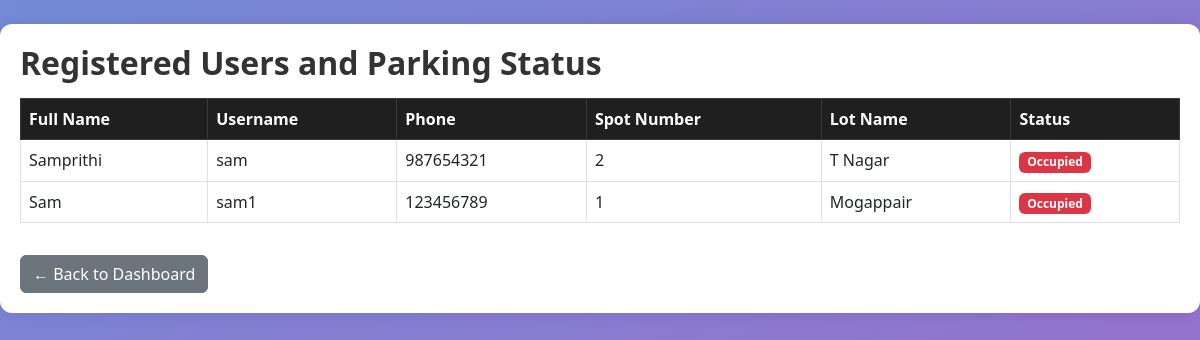
Screenshot of /admin/users with the database file from the repository.
### models/models.py (models this page shows)
class User(db.Model):
    id = db.Column(db.Integer, primary_key=True)
    username = db.Column(db.String(50), unique=True, nullable=False)
    password = db.Column(db.String(8), nullable=False)
    fullname = db.Column(db.String(100), nullable=False)
    address = db.Column(db.String(200))
    pin_code = db.Column(db.String(10))
    phone_number = db.Column(db.String(15), nullable=False)
    role = db.Column(db.String(10), nullable = False, default = 'user')
    reservations = db.relationship('Reservation', backref='user')

class ParkingLot(db.Model):
    id = db.Column(db.Integer, primary_key=True)
    name = db.Column(db.String(100), nullable=False)
    address = db.Column(db.String(200), nullable=False)
    pin_code = db.Column(db.String(10), nullable=False)
    price = db.Column(db.Float, nullable=False)
    max_spots = db.Column(db.Integer, nullable=False)
    spots = db.relationship('ParkingSpot', backref='lot')

### app.py (the view, shortened to what this page needs)
@app.route('/admin/users')
def admin_view_users():
    users = User.query.filter_by(role='user').all()  # Only normal users
    user_data = []
    for user in users:
        active_reservation = Reservation.query.filter_by(user_id=user.id, leaving_time=None).first()
        if active_reservation:
            spot = ParkingSpot.query.get(active_reservation.spot_id)
            lot = ParkingLot.query.get(spot.lot_id)
            user_data.append({
                'fullname': user.fullname,
                'username': user.username,
                'phone': user.phone_number,
                'spot_number': spot.spot_number,
                'lot_name': lot.name,
                'status': 'Occupied'
            })
    return render_template('admin_users.html', users=user_data)

### templates/admin_users.html
{% set title = "View" %}
{% extends 'layout.html' %}
{% block content %}
<div class="container mt-4">
    <h2 class="mb-3">Registered Users and Parking Status</h2>
    <table class="table table-bordered table-hover">
        <thead class="table-dark">
            <tr>
                <th>Full Name</th>
                <th>Username</th>
                <th>Phone</th>
                <th>Spot Number</th>
                <th>Lot Name</th>
                <th>Status</th>
            </tr>
        </thead>
        <tbody>
            {% for user in users %}
            <tr>
                <td>{{ user.fullname }}</td>
                <td>{{ user.username }}</td>
                <td>{{ user.phone }}</td>
                <td>{{ user.spot_number }}</td>
                <td>{{ user.lot_name }}</td>
                <td>
                    {% if user.status == 'Occupied' %}
                        <span class="badge bg-danger">{{ user.status }}</span>
                    {% else %}
                        <span class="badge bg-secondary">{{ user.status }}</span>
                    {% endif %}
                </td>
            </tr>
            {% endfor %}
        </tbody>
    </table>
    <a href="{{ url_for('admin_dashboard') }}" class="btn btn-secondary mt-3">← Back to Dashboard</a>
</div>
{% endblock %}

### static/css/edit_lot.css (style rules this page uses)
body { font-family: 'Segoe UI', Tahoma, Geneva, Verdana, sans-serif; margin: 0; background-image: linear-gradient(150deg, #748bd7, #ba52c6); padding: 0; height: 200vh; }
.container { max-width: 1200px; margin: 40px auto; padding: 20px; background-color: white; border-radius: 12px; box-shadow: 0 0 15px rgba(0,0,0,0.1); }
h2, h3 { font-weight: 600; color: #333; margin-bottom: 20px; }
.table th { background-color: #1f1f1f; color: white; font-weight: 600; }
.table td, .table th { vertical-align: middle; }

### rows the page displays
User: fullname "Samprithi", username "sam", phone "987654321"
ParkingLot: lot_name "T Nagar"
User: fullname "Sam", username "sam1", phone "123456789"
ParkingLot: lot_name "Mogappair"

### other values shown
{{ user.spot_number }} "2" "1"
{{ user.status }} "Occupied" "Occupied"
